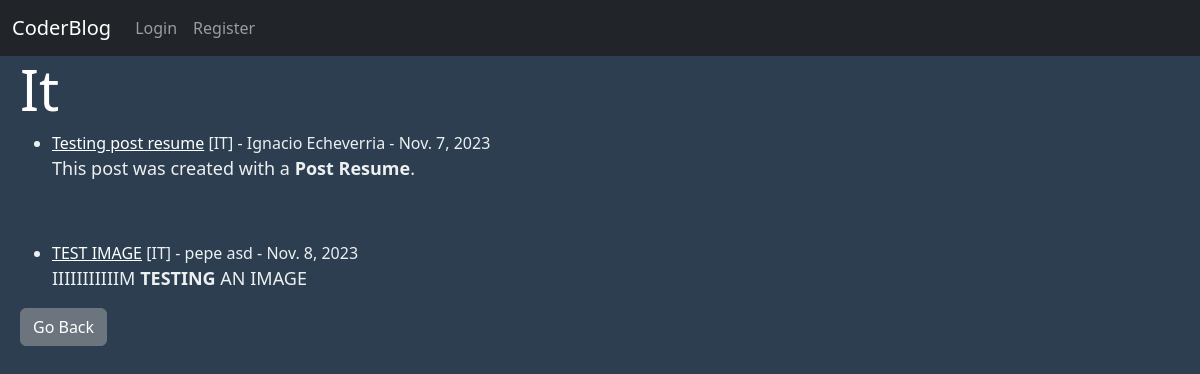
The page /category/it on the database its author committed.
### theblog/models.py (models this page shows, shortened)
class Post(models.Model):
    title=models.CharField(max_length=256)
    header_image=models.ImageField(null=True,blank=True,upload_to="images/")
    title_tag=models.CharField(max_length=256)
    author=models.ForeignKey(User,on_delete=models.CASCADE)
    body=RichTextField(blank=True, null=True)
    post_date=models.DateField(auto_now_add=True)
    category=models.CharField(max_length=256, default='uncategorized')
    likes=models.ManyToManyField(User,related_name="blog_posts")
    post_resume=models.CharField(max_length=256)

### theblog/views.py (the view)
# urls.py: path("category/<str:cats>",CategoryView,name="category"),
def CategoryView(request,cats):
    category_posts=Post.objects.filter(category__iexact=cats.replace("-"," "))
    return render(request,'categories.html',{'cats':cats.title().replace("-"," "),'category_posts':category_posts})

### theblog/templates/categories.html (shortened to what this page needs)
{%extends 'base.html'%}
{% block content %}
{% if category_posts %}
    <h1>{{cats}}</h1>
    <ul>
    {% for post in category_posts %}
        <li><a href="{% url 'article_details' post.pk %}">{{post.title}}</a> [{{post.category}}]
            - {{post.author.first_name}} {{post.author.last_name}} - {{post.post_date}}
        <br/>
        {{post.body|safe}}</li>
    {% endfor %}
    </ul>
    <a class="btn btn-secondary" href="{% url 'home' %}"> Go Back </a>
{% else %}
    <h1>This category doesn't exist</h1>
{% endif %}
{%endblock%}

### theblog/templates/base.html (style rules this page uses)
body { background-color: #2c3e50; color: #ecf0f1; }
h1 { color: #ffffff; font-size: 3.5em; }
p { font-size: 18px; }
li a { color: #ffffff; }

### rows shown on the page
Post: title "Testing post resume", category "IT", author.first_name "Ignacio", author.last_name "Echeverria", post_date "Nov. 7, 2023", body "This post was created with a Post Resume ."
Post: title "TEST IMAGE", category "IT", author.first_name "pepe", author.last_name "asd", post_date "Nov. 8, 2023", body "IIIIIIIIIIIM TESTING AN IMAGE"

### other values the page prints
{{ cats }} "It"
